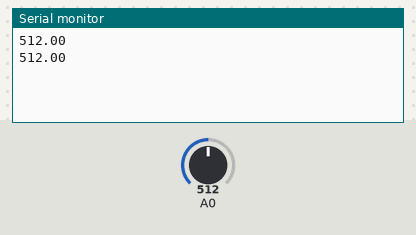
This sketch was run on a simulated Arduino Uno, built with avr-gcc and run on an emulated ATmega328P. On the bench: the last lines printed to the serial monitor. The inputs (shaded band) are chosen by the test bench; at power-on: A0 = 512.

Above: at 1.8 s.
1.9 s: A0 set to 716
At 2.8 s:
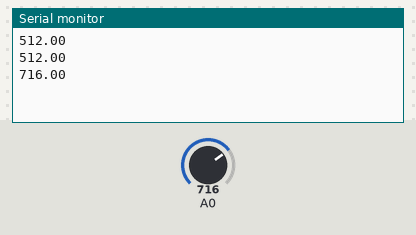
3.4 s: A0 set to 900
At 4.7 s:
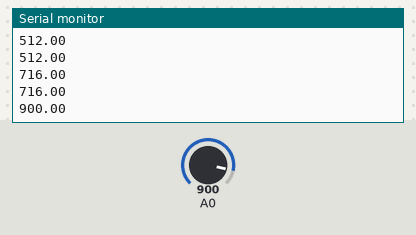
Timing chart, 0 to 6.4 s (numbered marks = the images above; inputs shaded):
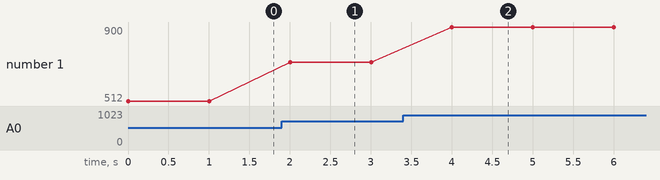

The sketch:

MQ_Sensors_Read.ino
```cpp
void setup() {
  pinMode(A0, INPUT);
  Serial.begin(9600);

}

void loop() {
  float gasValue = analogRead(A0);
  Serial.println(gasValue);
  delay(1000);

}
```

Measured:
- after the input at 1.9 s, the serial monitor: prints a new line after 0.10 s (image 1)
- after the input at 3.4 s, the serial monitor: prints a new line after 0.60 s (image 2)
- plotted number 1: 512 → 716 after the input at 1.9 s, 716 → 900 after the input at 3.4 s
